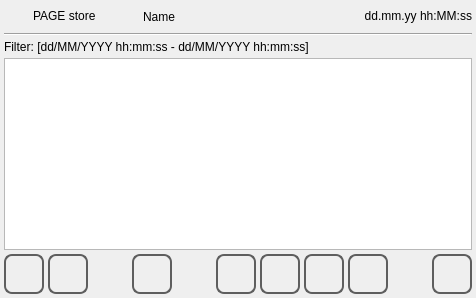
<?xml version="1.0" encoding="UTF-8"?>
<ui version="4.0">
 <class>store</class>
 <widget class="QWidget" name="store">
  <property name="geometry">
   <rect>
    <x>0</x>
    <y>0</y>
    %Model%
   </rect>
  </property>
  <property name="minimumSize">
   <size>
    <width>0</width>
    <height>0</height>
   </size>
  </property>
  <property name="maximumSize">
   <size>
    <width>16777215</width>
    <height>16777215</height>
   </size>
  </property>
  <property name="windowTitle">
   <string>store</string>
  </property>
  <property name="styleSheet">
   <string notr="true"> QDateEdit {
	font: 1000 14pt &quot;Ubuntu&quot;;
 }

 QDateEdit::up-button {
     subcontrol-origin: border;
     subcontrol-position: right center;
     height: 30px;
     width: 30px;
 }

 QDateEdit::up-arrow {
	image: url(:/icons/img/right.png);
     width: 10px;
     height: 10px;
 }

 QDateEdit::down-button {
     subcontrol-origin: border;
     subcontrol-position: left center;
     height: 30px;
     width: 30px;
}

 QDateEdit::down-arrow {
 	image: url(:/icons/img/left.png);
     width: 10px;
     height: 10px;
 }
</string>
  </property>
  <layout class="QVBoxLayout" name="verticalLayout">
   <property name="spacing">
    <number>4</number>
   </property>
   <property name="margin">
    <number>4</number>
   </property>
   <item>
    <layout class="QHBoxLayout" name="horizontalLayout">
     <item>
      <widget class="QLabel" name="labelIcon">
       <property name="minimumSize">
        <size>
         <width>25</width>
         <height>25</height>
        </size>
       </property>
       <property name="maximumSize">
        <size>
         <width>25</width>
         <height>25</height>
        </size>
       </property>
       <property name="styleSheet">
        <string notr="true">border-image: url(:/systemicons/img/Hard_disk.png);</string>
       </property>
       <property name="text">
        <string/>
       </property>
      </widget>
     </item>
     <item>
      <widget class="QLabel" name="labelTitle">
       <property name="sizePolicy">
        <sizepolicy hsizetype="Preferred" vsizetype="Fixed">
         <horstretch>0</horstretch>
         <verstretch>0</verstretch>
        </sizepolicy>
       </property>
       <property name="focusPolicy">
        <enum>Qt::NoFocus</enum>
       </property>
       <property name="text">
        <string>PAGE store</string>
       </property>
      </widget>
     </item>
     <item>
      <widget class="QLabel" name="labelName">
       <property name="text">
        <string>Name</string>
       </property>
      </widget>
     </item>
     <item>
      <widget class="QLabel" name="labelUserName">
       <property name="text">
        <string/>
       </property>
      </widget>
     </item>
     <item>
      <widget class="QLabel" name="labelDataOra">
       <property name="sizePolicy">
        <sizepolicy hsizetype="Preferred" vsizetype="Fixed">
         <horstretch>0</horstretch>
         <verstretch>0</verstretch>
        </sizepolicy>
       </property>
       <property name="focusPolicy">
        <enum>Qt::NoFocus</enum>
       </property>
       <property name="text">
        <string>dd.mm.yy hh:MM:ss</string>
       </property>
       <property name="alignment">
        <set>Qt::AlignRight|Qt::AlignTrailing|Qt::AlignVCenter</set>
       </property>
      </widget>
     </item>
    </layout>
   </item>
   <item>
    <widget class="Line" name="line">
     <property name="orientation">
      <enum>Qt::Horizontal</enum>
     </property>
    </widget>
   </item>
   <item>
    <layout class="QHBoxLayout" name="horizontalLayout_3">
     <item>
      <widget class="QLabel" name="labelFilter">
       <property name="text">
        <string>Filter: [dd/MM/YYYY hh:mm:ss - dd/MM/YYYY hh:mm:ss]</string>
       </property>
      </widget>
     </item>
    </layout>
   </item>
   <item>
    <widget class="QTableWidget" name="tableWidget">
     <property name="font">
      <font>
       <family>Ubuntu</family>
       <pointsize>22</pointsize>
       <weight>50</weight>
       <italic>false</italic>
       <bold>false</bold>
      </font>
     </property>
     <property name="styleSheet">
      <string notr="true">QTableWidget
{
	font: 22pt &quot;Ubuntu&quot;;
}
QScrollBar:vertical
{
        border-top: 50px solid #999999;
        border-bottom: 50px solid #999999;
        background:white;
        width:50px;    
        margin: 0px 0px 0px 0px;
}
QScrollBar::handle:vertical 
{
        border: 1px solid black;
	    background: rgb(255, 255, 255);
        min-height: 10px;
}
QScrollBar::add-line:vertical
{
        height: 50px;
	    background: rgb(255, 255, 255);
        subcontrol-position: bottom;
        subcontrol-origin: margin;
	image: url(:/systemicons/img/Down.png);
}
QScrollBar::sub-line:vertical 
{
       height: 50px;
	    background: rgb(255, 255, 255);
        subcontrol-position: top;
	    subcontrol-origin: margin;
	image: url(:/systemicons/img/Up.png);
}





QScrollBar:horizontal
{
        border-left: 50px solid #999999;
        border-right: 50px solid #999999;
        background:white;
        height:50px;    
        margin: 0px 0px 0px 0px;
}
QScrollBar::handle:horizontal 
{
        border: 1px solid black;
	    background: rgb(255, 255, 255);
        min-width: 10px;
}
QScrollBar::add-line:horizontal
{
        width: 50px;
	    background: rgb(255, 255, 255);
        subcontrol-position: left;
        subcontrol-origin: margin;
	image: url(:/icons/img/left.png);
}
QScrollBar::sub-line:horizontal 
{
       width: 50px;
	    background: rgb(255, 255, 255);
        subcontrol-position: right;
	    subcontrol-origin: margin;
	image: url(:/icons/img/right.png);
}</string>
     </property>
     <property name="verticalScrollBarPolicy">
      <enum>Qt::ScrollBarAlwaysOff</enum>
     </property>
     <property name="horizontalScrollBarPolicy">
      <enum>Qt::ScrollBarAlwaysOff</enum>
     </property>
     <property name="showDropIndicator" stdset="0">
      <bool>true</bool>
     </property>
     <property name="alternatingRowColors">
      <bool>true</bool>
     </property>
     <property name="selectionMode">
      <enum>QAbstractItemView::SingleSelection</enum>
     </property>
     <property name="selectionBehavior">
      <enum>QAbstractItemView::SelectRows</enum>
     </property>
     <property name="showGrid">
      <bool>true</bool>
     </property>
     <attribute name="horizontalHeaderVisible">
      <bool>true</bool>
     </attribute>
    </widget>
   </item>
   <item>
    <layout class="QHBoxLayout" name="horizontalLayout_2">
     <property name="spacing">
      <number>4</number>
     </property>
     <item>
      <widget class="QPushButton" name="pushButtonHome">
       <property name="sizePolicy">
        <sizepolicy hsizetype="Minimum" vsizetype="Fixed">
         <horstretch>60</horstretch>
         <verstretch>60</verstretch>
        </sizepolicy>
       </property>
       <property name="minimumSize">
        <size>
         <width>40</width>
         <height>40</height>
        </size>
       </property>
       <property name="maximumSize">
        <size>
         <width>40</width>
         <height>40</height>
        </size>
       </property>
       <property name="focusPolicy">
        <enum>Qt::NoFocus</enum>
       </property>
       <property name="styleSheet">
        <string notr="true">QPushButton
{
border: 2px solid  rgb(94, 94, 94);
border-radius: 8px;
qproperty-icon: url(:/systemicons/img/Home.png);
qproperty-iconSize: 24px 24px;
qproperty-focusPolicy: NoFocus;
}
QPushButton:pressed
{
border: 2px solid  rgb(194, 194, 194);
background-color:  rgb(255, 255, 127);
}
QPushButton:disabled
{
border: 2px solid  rgb(194, 194, 194);
}
</string>
       </property>
       <property name="text">
        <string/>
       </property>
      </widget>
     </item>
     <item>
      <widget class="QPushButton" name="pushButtonBack">
       <property name="sizePolicy">
        <sizepolicy hsizetype="Minimum" vsizetype="Fixed">
         <horstretch>0</horstretch>
         <verstretch>0</verstretch>
        </sizepolicy>
       </property>
       <property name="minimumSize">
        <size>
         <width>40</width>
         <height>40</height>
        </size>
       </property>
       <property name="maximumSize">
        <size>
         <width>40</width>
         <height>40</height>
        </size>
       </property>
       <property name="styleSheet">
        <string notr="true">QPushButton
{
border: 2px solid  rgb(94, 94, 94);
border-radius: 8px;
qproperty-icon: url(:/systemicons/img/Go_back.png);
qproperty-iconSize: 24px 24px;
qproperty-focusPolicy: NoFocus;
}
QPushButton:pressed
{
border: 2px solid  rgb(194, 194, 194);
background-color:  rgb(255, 255, 127);
}
QPushButton:disabled
{
border: 2px solid  rgb(194, 194, 194);
}
</string>
       </property>
       <property name="text">
        <string/>
       </property>
      </widget>
     </item>
     <item>
      <spacer name="horizontalSpacer_3">
       <property name="orientation">
        <enum>Qt::Horizontal</enum>
       </property>
       <property name="sizeHint" stdset="0">
        <size>
         <width>40</width>
         <height>20</height>
        </size>
       </property>
      </spacer>
     </item>
     <item>
      <widget class="QPushButton" name="pushButtonFilter">
       <property name="minimumSize">
        <size>
         <width>40</width>
         <height>40</height>
        </size>
       </property>
       <property name="maximumSize">
        <size>
         <width>40</width>
         <height>40</height>
        </size>
       </property>
       <property name="styleSheet">
        <string notr="true">QPushButton
{
border: 2px solid  rgb(94, 94, 94);
border-radius: 8px;
qproperty-icon: url(:/systemicons/img/Filter.png);
qproperty-iconSize: 24px 24px;
qproperty-focusPolicy: NoFocus;
}
QPushButton:pressed
{
border: 2px solid  rgb(194, 194, 194);
background-color:  rgb(255, 255, 127);
}
QPushButton:disabled
{
border: 2px solid  rgb(194, 194, 194);
}
</string>
       </property>
       <property name="text">
        <string/>
       </property>
      </widget>
     </item>
     <item>
      <spacer name="horizontalSpacer">
       <property name="orientation">
        <enum>Qt::Horizontal</enum>
       </property>
       <property name="sizeHint" stdset="0">
        <size>
         <width>40</width>
         <height>20</height>
        </size>
       </property>
      </spacer>
     </item>
     <item>
      <widget class="QPushButton" name="pushButtonUp">
       <property name="minimumSize">
        <size>
         <width>40</width>
         <height>40</height>
        </size>
       </property>
       <property name="maximumSize">
        <size>
         <width>40</width>
         <height>40</height>
        </size>
       </property>
       <property name="styleSheet">
        <string notr="true">QPushButton
{
border: 2px solid  rgb(94, 94, 94);
border-radius: 8px;
qproperty-icon: url(:/systemicons/img/Up.png);
qproperty-iconSize: 24px 24px;
qproperty-focusPolicy: NoFocus;
}
QPushButton:pressed
{
border: 2px solid  rgb(194, 194, 194);
background-color:  rgb(255, 255, 127);
}
QPushButton:disabled
{
border: 2px solid  rgb(194, 194, 194);
}
</string>
       </property>
       <property name="text">
        <string/>
       </property>
      </widget>
     </item>
     <item>
      <widget class="QPushButton" name="pushButtonDown">
       <property name="minimumSize">
        <size>
         <width>40</width>
         <height>40</height>
        </size>
       </property>
       <property name="maximumSize">
        <size>
         <width>40</width>
         <height>40</height>
        </size>
       </property>
       <property name="styleSheet">
        <string notr="true">QPushButton
{
border: 2px solid  rgb(94, 94, 94);
border-radius: 8px;
qproperty-icon: url(:/systemicons/img/Down.png);
qproperty-iconSize: 24px 24px;
qproperty-focusPolicy: NoFocus;
}
QPushButton:pressed
{
border: 2px solid  rgb(194, 194, 194);
background-color:  rgb(255, 255, 127);
}
QPushButton:disabled
{
border: 2px solid  rgb(194, 194, 194);
}
</string>
       </property>
       <property name="text">
        <string/>
       </property>
      </widget>
     </item>
     <item>
      <widget class="QPushButton" name="pushButtonLeft">
       <property name="sizePolicy">
        <sizepolicy hsizetype="Minimum" vsizetype="Fixed">
         <horstretch>60</horstretch>
         <verstretch>60</verstretch>
        </sizepolicy>
       </property>
       <property name="minimumSize">
        <size>
         <width>40</width>
         <height>40</height>
        </size>
       </property>
       <property name="maximumSize">
        <size>
         <width>40</width>
         <height>40</height>
        </size>
       </property>
       <property name="focusPolicy">
        <enum>Qt::NoFocus</enum>
       </property>
       <property name="styleSheet">
        <string notr="true">QPushButton
{
border: 2px solid  rgb(94, 94, 94);
border-radius: 8px;
qproperty-icon: url(:/systemicons/img/Back.png);
qproperty-iconSize: 24px 24px;
qproperty-focusPolicy: NoFocus;
}
QPushButton:pressed
{
border: 2px solid  rgb(194, 194, 194);
background-color:  rgb(255, 255, 127);
}
QPushButton:disabled
{
border: 2px solid  rgb(194, 194, 194);
}
</string>
       </property>
       <property name="text">
        <string/>
       </property>
      </widget>
     </item>
     <item>
      <widget class="QPushButton" name="pushButtonRight">
       <property name="sizePolicy">
        <sizepolicy hsizetype="Minimum" vsizetype="Fixed">
         <horstretch>60</horstretch>
         <verstretch>60</verstretch>
        </sizepolicy>
       </property>
       <property name="minimumSize">
        <size>
         <width>40</width>
         <height>40</height>
        </size>
       </property>
       <property name="maximumSize">
        <size>
         <width>40</width>
         <height>40</height>
        </size>
       </property>
       <property name="focusPolicy">
        <enum>Qt::NoFocus</enum>
       </property>
       <property name="styleSheet">
        <string notr="true">QPushButton
{
border: 2px solid  rgb(94, 94, 94);
border-radius: 8px;
qproperty-icon: url(:/systemicons/img/Forward.png);
qproperty-iconSize: 24px 24px;
qproperty-focusPolicy: NoFocus;
}
QPushButton:pressed
{
border: 2px solid  rgb(194, 194, 194);
background-color:  rgb(255, 255, 127);
}
QPushButton:disabled
{
border: 2px solid  rgb(194, 194, 194);
}
</string>
       </property>
       <property name="text">
        <string/>
       </property>
      </widget>
     </item>
     <item>
      <spacer name="horizontalSpacer_2">
       <property name="orientation">
        <enum>Qt::Horizontal</enum>
       </property>
       <property name="sizeHint" stdset="0">
        <size>
         <width>40</width>
         <height>20</height>
        </size>
       </property>
      </spacer>
     </item>
     <item>
      <widget class="QPushButton" name="pushButtonSaveUSB">
       <property name="minimumSize">
        <size>
         <width>40</width>
         <height>40</height>
        </size>
       </property>
       <property name="maximumSize">
        <size>
         <width>40</width>
         <height>40</height>
        </size>
       </property>
       <property name="styleSheet">
        <string notr="true">QPushButton
{
border: 2px solid  rgb(94, 94, 94);
border-radius: 8px;
qproperty-icon: url(:/systemicons/img/Flash_drive.png);
qproperty-iconSize: 24px 24px;
qproperty-focusPolicy: NoFocus;
}
QPushButton:pressed
{
border: 2px solid  rgb(194, 194, 194);
background-color:  rgb(255, 255, 127);
}
QPushButton:disabled
{
border: 2px solid  rgb(194, 194, 194);
}
</string>
       </property>
       <property name="text">
        <string/>
       </property>
      </widget>
     </item>
    </layout>
   </item>
  </layout>
 </widget>
 <resources/>
 <connections/>
</ui>
